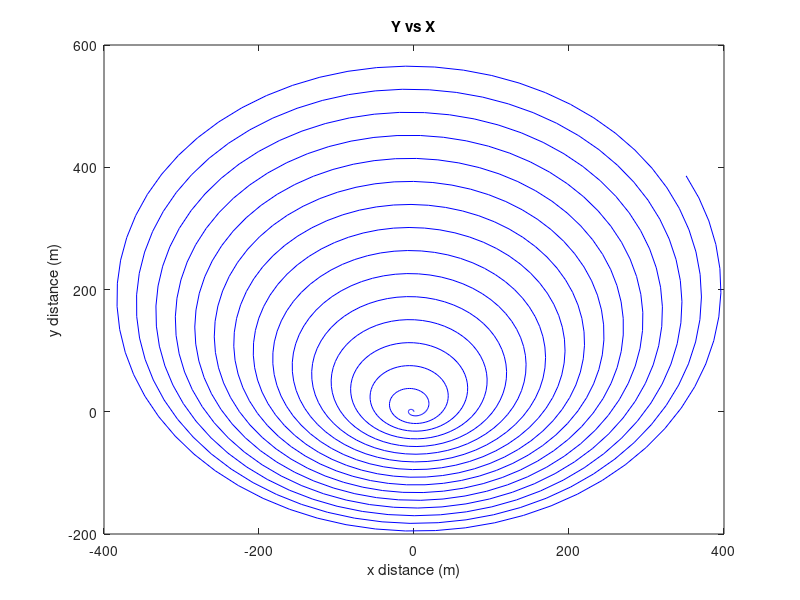
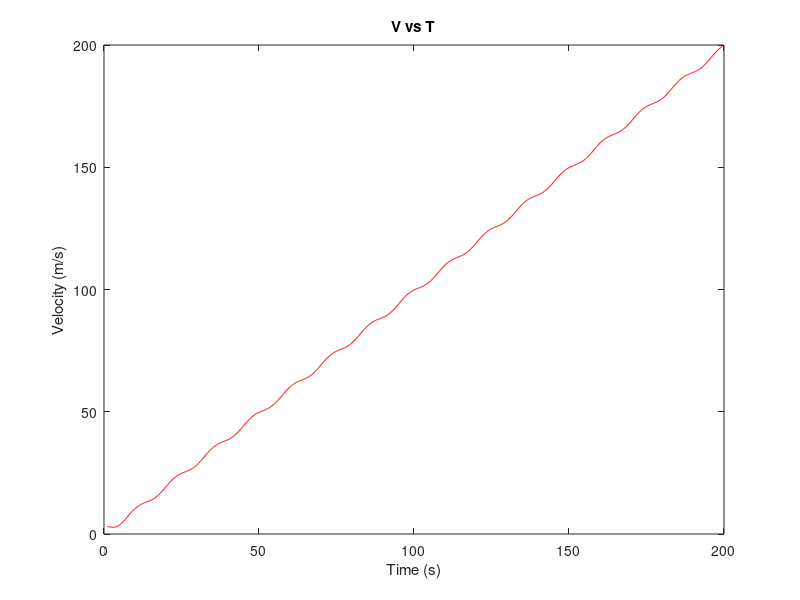
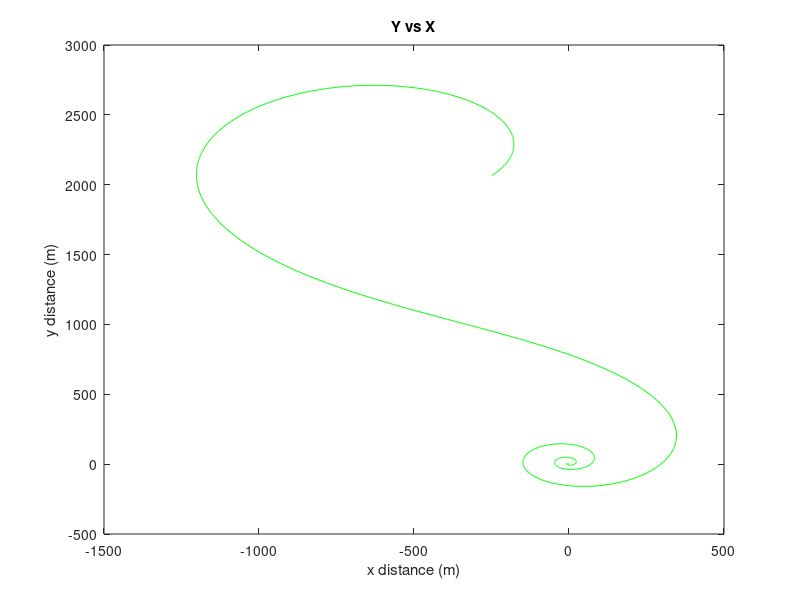
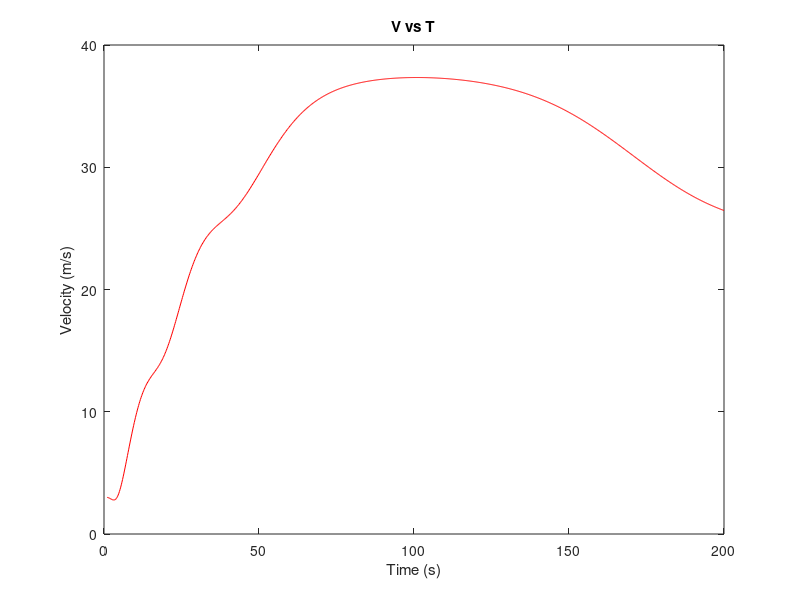

These charts were generated, in order, by the following MATLAB code:
%%
% AE 352 Problem 3
tMin = 1; %starting time
tMax = 200; %ending time
dt = (tMax-tMin)/1000; % time steps
v = zeros(3, 1000); %allocate space for velocity
x = zeros(1000); % allocate space for x values
y = zeros(1000); % allocate space for y values
for i=1:1000 %iterate to find vx and vy values
    v(1, i) = -2*sin(dt*i*0.5)-cos(dt*i*0.5)*(dt*i);
    v(2, i) =  1 - sin(dt*i*0.5)*(i*dt)+2*cos(dt*i*0.5);
    v(3, i) = sqrt(v(1,i)^2 + v(2,i)^2); %find the magnitude of velocity from the components
end

for i = 1:999 %iterate to find positions
    x(i+1) = x(i) + (dt)*(v(1,i));
    y(i+1) = y(i) + dt*(v(2,i));
end
figure(1)
plot(x,y, 'b-');
title('Y vs X');
xlabel('x distance (m)');
ylabel('y distance (m)');

vecV = sqrt(x.^2 + y.^2);
figure(2)
t = 1:(199/999):200;
plot(t, v(3,:), 'r-')
title('V vs T');
xlabel('Time (s)');
ylabel('Velocity (m/s)');

% Repeat the Process for a different Omega
v2 = zeros(3, 1000);
x2 = zeros(1000);
y2 = zeros(1000);

for i=1:1000
    v2(1, i) = -2*sin(dt*i*(0.5*exp(-0.01*i*dt)))-cos(dt*i*0.5*exp(-0.01*i*dt))*(dt*i*2*0.5*exp(-0.01*i*dt));
    v2(2, i) = 1 - sin(dt*i*0.5*exp(-0.01*i*dt))*(2*i*dt*0.5*exp(-0.01*i*dt))+2*cos(dt*i*0.5*exp(-0.01*i*dt));
    v2(3, i) = sqrt(v2(1,i)^2 + v2(2,i)^2);
end

for i = 1:999
    x2(i+1) = x2(i) + (dt)*(v2(1,i));
    y2(i+1) = y2(i) + dt*(v2(2,i));
end

figure(3)
plot(x2, y2, 'g-')
title('Y vs X');
xlabel('x distance (m)');
ylabel('y distance (m)');
figure(4)
plot(t, v2(3,:),'r-')
title('V vs T');
xlabel('Time (s)');
ylabel('Velocity (m/s)');
%%instead of 2t, we'll try tanh(t) for the spiders movement
v3 = zeros(3, 1000);
x3 = zeros(1000);
y3 = zeros(1000);

for i=1:1000
    v3(1, i) = -2*sin(dt*i*0.5)-cos(dt*i*0.5)*(0.5*tanh(dt*i));
    v3(2, i) =  1 - sin(dt*i*0.5)*(0.5*tanh(dt*i))+2*cos(dt*i*0.5);
    v3(3, i) = sqrt(v3(1,i)^2 + v3(2,i)^2);
end

for i = 1:999
    x3(i+1) = x3(i) + (dt)*(v3(1,i));
    y3(i+1) = y3(i) + dt*(v3(2,i));
end

figure(5)
plot(x3, y3, 'g-')
title('Y vs X');
xlabel('x distance (m)');
ylabel('y distance (m)');
figure(6)
plot(t, v3(3,:),'r-')
title('V vs T');
xlabel('Time (s)');
ylabel('Velocity (m/s)');
